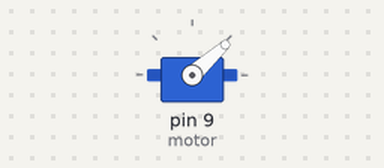
A sketch run on a simulated Arduino Uno, built with avr-gcc and run on an emulated ATmega328P. Shown: servo. At 6.0 s the program stops and its outputs stay as they are.

Above: at 0.37 s.
At 1.71 s:
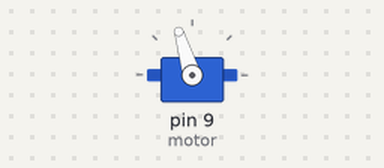
At 3.1 s:
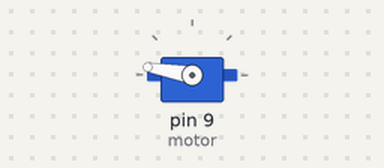
At 6.1 s:
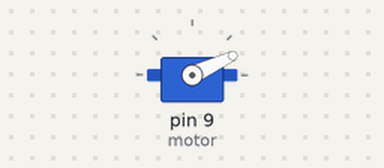
Timing chart, 0 to 7.5 s (numbered marks = the images above):
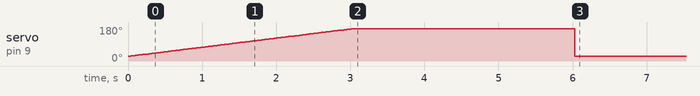

The sketch:

plane_0.001.ino
```cpp
#include <Servo.h>

Servo motor;  // create servo object to control a servo

void setup() {
  motor.attach(9);  // attaches the servo on pin 9 to the servo object
  Serial.begin(9600);
}

void loop() {
  for(int i = 800; i < 2301; i+=10) {
    motor.writeMicroseconds(i);
    delay(20);
  }
  delay(3000);
  motor.writeMicroseconds(800);
  while(1){}// sets the servo position according to the scaled value
                          // waits for the servo to get there
}

//0 - 530
//800 - 2300
```

Measured:
- by itself, servo on pin 9 (motor): rises from 25° to 170° in 3.0 s, then falls to 25° in 3.0 s
